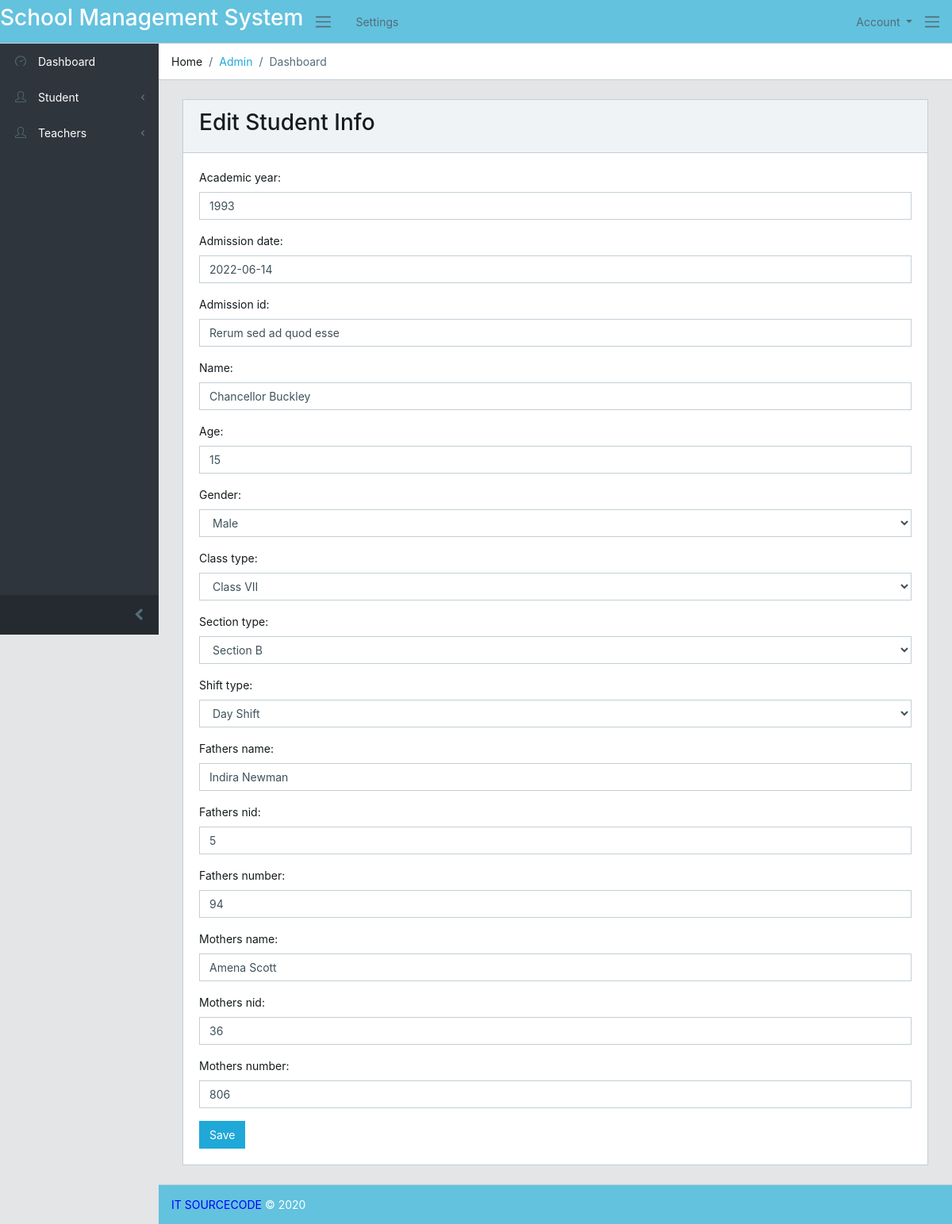
The app's page /students/edit/11 with its own data.
### students/models.py (models this page shows, shortened)
class StudentInfo(models.Model):
    academic_year = models.CharField(max_length=100)
    admission_date = models.DateField()
    admission_id = models.CharField(max_length=50, unique=True)
    name = models.CharField(max_length=100)
    age = models.IntegerField()
    gender_choice = (
        ("male", "Male"),
        ("Female", "Female"),
    )
    gender = models.CharField(choices=gender_choice, max_length=10)
    class_type = models.ForeignKey(StudentClassInfo, on_delete=models.CASCADE)
    section_type = models.ForeignKey(StudentSectionInfo, on_delete=models.CASCADE)
    shift_type = models.ForeignKey(StudentShiftInfo, on_delete=models.CASCADE)
    student_img = models.ImageField(upload_to='photos/%Y/%m/%d/')
    fathers_name = models.CharField(max_length=100)
    fathers_img = models.ImageField(upload_to='photos/%Y/%m/%d/')
    fathers_nid = models.IntegerField(unique=True)
    fathers_number = models.IntegerField(unique=True)
    mothers_name = models.CharField(max_length=100)
    mothers_img = models.ImageField(upload_to='photos/%Y/%m/%d/')
    mothers_nid = models.IntegerField(unique=True)
    mothers_number = models.IntegerField()
    class Meta:
        unique_together = ["admission_id", "class_type"]

### students/views.py (the view)
# urls.py: path('edit/<int:pk>', views.edit_student, name='edit_student'),
def edit_student(request, pk):
    student_edit = StudentInfo.objects.get(id=pk)
    edit_forms = CreateStudent(instance=student_edit)
    if request.method == "POST":
        edit_forms = CreateStudent(request.POST, instance=student_edit)
        if edit_forms.is_valid():
            edit_forms.save()
            messages.success(request, "Edit Student Info Successfully!")
            return redirect("student_list")
    context = {
        "edit_forms": edit_forms
    }
    return render(request, "students/edit_student.html", context)

### students/models.py (called while the page is built)
    def __str__(self):
        return self.class_name

    def __str__(self):
        return self.section_name

    def __str__(self):
        return self.shift_name

### templates/students/edit_student.html (shortened to what this page needs)
{% extends 'base/base.html' %}
{% load static %}
{% block content %}
<div class="card">
    <div class="card-header">
        <h2>Edit Student Info</h2>
    </div>
    <div class="card-body">
        <form action="" method="POST">
        {{ edit_forms.as_p }}
        <button type="submit" class="btn btn-primary">Save</button>
        </form>
    </div>
</div>
{% endblock %}

### records on screen
StudentInfo: academic_year "1993", admission_date "2022-06-14", admission_id "Rerum sed ad quod esse", name "Chancellor Buckley", age "15", gender "Male", class_type "Class VII", section_type "Section B", shift_type "Day Shift", fathers_name "Indira Newman", fathers_nid "5", fathers_number "94", mothers_name "Amena Scott", mothers_nid "36", mothers_number "806"
